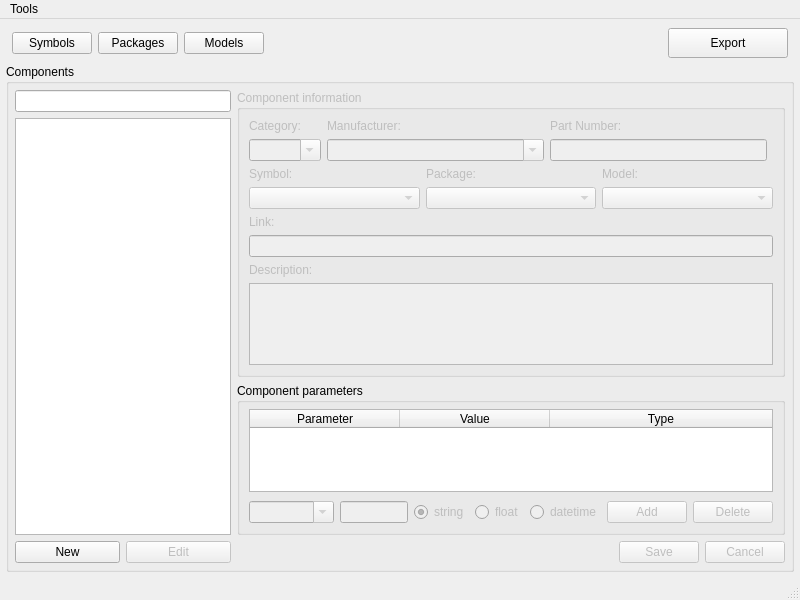
<?xml version="1.0" encoding="UTF-8"?>
<ui version="4.0">
 <class>MainWindow</class>
 <widget class="QMainWindow" name="MainWindow">
  <property name="geometry">
   <rect>
    <x>0</x>
    <y>0</y>
    <width>800</width>
    <height>600</height>
   </rect>
  </property>
  <property name="minimumSize">
   <size>
    <width>800</width>
    <height>600</height>
   </size>
  </property>
  <property name="windowTitle">
   <string>CrowdLibrary Manager</string>
  </property>
  <widget class="QWidget" name="centralwidget">
   <layout class="QVBoxLayout" name="verticalLayout_2">
    <property name="spacing">
     <number>3</number>
    </property>
    <property name="margin">
     <number>6</number>
    </property>
    <item>
     <widget class="QWidget" name="widget_footer" native="true">
      <layout class="QHBoxLayout" name="horisontalLayout_3">
       <property name="leftMargin">
        <number>6</number>
       </property>
       <property name="topMargin">
        <number>3</number>
       </property>
       <property name="rightMargin">
        <number>6</number>
       </property>
       <property name="bottomMargin">
        <number>3</number>
       </property>
       <item>
        <widget class="QPushButton" name="symbolButton">
         <property name="text">
          <string>Symbols</string>
         </property>
        </widget>
       </item>
       <item>
        <widget class="QPushButton" name="packageButton">
         <property name="text">
          <string>Packages</string>
         </property>
        </widget>
       </item>
       <item>
        <widget class="QPushButton" name="modelButton">
         <property name="text">
          <string>Models</string>
         </property>
        </widget>
       </item>
       <item>
        <spacer name="spacer_footer">
         <property name="orientation">
          <enum>Qt::Horizontal</enum>
         </property>
         <property name="sizeHint" stdset="0">
          <size>
           <width>520</width>
           <height>20</height>
          </size>
         </property>
        </spacer>
       </item>
       <item>
        <widget class="QPushButton" name="exportButton">
         <property name="minimumSize">
          <size>
           <width>120</width>
           <height>30</height>
          </size>
         </property>
         <property name="text">
          <string>Export</string>
         </property>
        </widget>
       </item>
      </layout>
     </widget>
    </item>
    <item>
     <widget class="QGroupBox" name="groupBox_body">
      <property name="sizePolicy">
       <sizepolicy hsizetype="Preferred" vsizetype="Preferred">
        <horstretch>0</horstretch>
        <verstretch>0</verstretch>
       </sizepolicy>
      </property>
      <property name="title">
       <string>Components</string>
      </property>
      <layout class="QHBoxLayout" name="horizontalLayout_2">
       <property name="margin">
        <number>6</number>
       </property>
       <item>
        <widget class="QWidget" name="listWidget" native="true">
         <property name="sizePolicy">
          <sizepolicy hsizetype="Maximum" vsizetype="Preferred">
           <horstretch>0</horstretch>
           <verstretch>0</verstretch>
          </sizepolicy>
         </property>
         <layout class="QVBoxLayout" name="verticalLayout">
          <property name="margin">
           <number>0</number>
          </property>
          <item>
           <widget class="QLineEdit" name="filterEdit"/>
          </item>
          <item>
           <widget class="QListWidget" name="componentList"/>
          </item>
          <item>
           <widget class="QWidget" name="buttonsWidgetLeft" native="true">
            <layout class="QHBoxLayout" name="horizontalLayout_4">
             <property name="margin">
              <number>0</number>
             </property>
             <item>
              <widget class="QPushButton" name="newButton">
               <property name="text">
                <string>New</string>
               </property>
              </widget>
             </item>
             <item>
              <widget class="QPushButton" name="editButton">
               <property name="enabled">
                <bool>false</bool>
               </property>
               <property name="text">
                <string>Edit</string>
               </property>
              </widget>
             </item>
            </layout>
           </widget>
          </item>
         </layout>
        </widget>
       </item>
       <item>
        <widget class="QWidget" name="infoWidget" native="true">
         <layout class="QVBoxLayout" name="verticalLayout_4">
          <property name="margin">
           <number>0</number>
          </property>
          <item>
           <widget class="QGroupBox" name="infoTopWidget">
            <property name="enabled">
             <bool>false</bool>
            </property>
            <property name="sizePolicy">
             <sizepolicy hsizetype="MinimumExpanding" vsizetype="Preferred">
              <horstretch>0</horstretch>
              <verstretch>0</verstretch>
             </sizepolicy>
            </property>
            <property name="title">
             <string>Component information</string>
            </property>
            <layout class="QGridLayout" name="gridLayout">
             <item row="5" column="0" colspan="2">
              <widget class="QWidget" name="boxWidget" native="true">
               <layout class="QGridLayout" name="gridLayout_2">
                <property name="margin">
                 <number>0</number>
                </property>
                <item row="1" column="1">
                 <widget class="QComboBox" name="symbolBox"/>
                </item>
                <item row="1" column="2">
                 <widget class="QComboBox" name="packageBox"/>
                </item>
                <item row="1" column="3">
                 <widget class="QComboBox" name="modelBox"/>
                </item>
                <item row="0" column="1">
                 <widget class="QLabel" name="symbolLabel">
                  <property name="text">
                   <string>Symbol:</string>
                  </property>
                 </widget>
                </item>
                <item row="0" column="2">
                 <widget class="QLabel" name="packageLabel">
                  <property name="text">
                   <string>Package:</string>
                  </property>
                 </widget>
                </item>
                <item row="0" column="3">
                 <widget class="QLabel" name="modelLabel">
                  <property name="text">
                   <string>Model:</string>
                  </property>
                 </widget>
                </item>
               </layout>
              </widget>
             </item>
             <item row="1" column="0" rowspan="2">
              <widget class="QWidget" name="idWidget" native="true">
               <layout class="QGridLayout" name="gridLayout_3">
                <property name="margin">
                 <number>0</number>
                </property>
                <item row="1" column="1">
                 <widget class="QComboBox" name="manufacturerBox">
                  <property name="sizePolicy">
                   <sizepolicy hsizetype="Expanding" vsizetype="Fixed">
                    <horstretch>0</horstretch>
                    <verstretch>0</verstretch>
                   </sizepolicy>
                  </property>
                  <property name="editable">
                   <bool>true</bool>
                  </property>
                 </widget>
                </item>
                <item row="1" column="0">
                 <widget class="QComboBox" name="categoryBox">
                  <property name="editable">
                   <bool>true</bool>
                  </property>
                 </widget>
                </item>
                <item row="0" column="0">
                 <widget class="QLabel" name="categoryLabel">
                  <property name="text">
                   <string>Category:</string>
                  </property>
                 </widget>
                </item>
                <item row="0" column="1">
                 <widget class="QLabel" name="manufacturerLabel">
                  <property name="text">
                   <string>Manufacturer:</string>
                  </property>
                 </widget>
                </item>
                <item row="1" column="2">
                 <widget class="QLineEdit" name="partnumberEdit"/>
                </item>
                <item row="0" column="2">
                 <widget class="QLabel" name="partnumberLabel">
                  <property name="text">
                   <string>Part Number:</string>
                  </property>
                 </widget>
                </item>
               </layout>
              </widget>
             </item>
             <item row="9" column="0" colspan="2">
              <widget class="QPlainTextEdit" name="descriptionEdit">
               <property name="sizePolicy">
                <sizepolicy hsizetype="Expanding" vsizetype="Expanding">
                 <horstretch>0</horstretch>
                 <verstretch>0</verstretch>
                </sizepolicy>
               </property>
              </widget>
             </item>
             <item row="6" column="0">
              <widget class="QLabel" name="linkLabel">
               <property name="text">
                <string>Link:</string>
               </property>
              </widget>
             </item>
             <item row="7" column="0" colspan="2">
              <widget class="QLineEdit" name="linkEdit"/>
             </item>
             <item row="8" column="0">
              <widget class="QLabel" name="descriptionLabel">
               <property name="text">
                <string>Description:</string>
               </property>
              </widget>
             </item>
            </layout>
           </widget>
          </item>
          <item>
           <widget class="QGroupBox" name="infoMiddleWidget">
            <property name="title">
             <string>Component parameters</string>
            </property>
            <layout class="QVBoxLayout" name="verticalLayout_3">
             <property name="spacing">
              <number>3</number>
             </property>
             <property name="topMargin">
              <number>6</number>
             </property>
             <property name="bottomMargin">
              <number>3</number>
             </property>
             <item>
              <widget class="QTableWidget" name="parametersTable">
               <property name="sizePolicy">
                <sizepolicy hsizetype="Expanding" vsizetype="Expanding">
                 <horstretch>0</horstretch>
                 <verstretch>0</verstretch>
                </sizepolicy>
               </property>
               <property name="alternatingRowColors">
                <bool>true</bool>
               </property>
               <property name="selectionBehavior">
                <enum>QAbstractItemView::SelectRows</enum>
               </property>
               <attribute name="horizontalHeaderDefaultSectionSize">
                <number>150</number>
               </attribute>
               <attribute name="horizontalHeaderHighlightSections">
                <bool>false</bool>
               </attribute>
               <attribute name="horizontalHeaderStretchLastSection">
                <bool>true</bool>
               </attribute>
               <attribute name="verticalHeaderVisible">
                <bool>false</bool>
               </attribute>
               <attribute name="verticalHeaderDefaultSectionSize">
                <number>21</number>
               </attribute>
               <attribute name="verticalHeaderHighlightSections">
                <bool>false</bool>
               </attribute>
               <column>
                <property name="text">
                 <string>Parameter</string>
                </property>
               </column>
               <column>
                <property name="text">
                 <string>Value</string>
                </property>
               </column>
               <column>
                <property name="text">
                 <string>Type</string>
                </property>
               </column>
              </widget>
             </item>
             <item>
              <widget class="QWidget" name="parameterButtonsWidget" native="true">
               <property name="enabled">
                <bool>false</bool>
               </property>
               <layout class="QHBoxLayout" name="horizontalLayout_6">
                <property name="leftMargin">
                 <number>0</number>
                </property>
                <property name="topMargin">
                 <number>6</number>
                </property>
                <property name="rightMargin">
                 <number>0</number>
                </property>
                <property name="bottomMargin">
                 <number>6</number>
                </property>
                <item>
                 <widget class="QComboBox" name="parameterBox">
                  <property name="editable">
                   <bool>true</bool>
                  </property>
                  <property name="currentIndex">
                   <number>-1</number>
                  </property>
                  <item>
                   <property name="text">
                    <string>Value</string>
                   </property>
                  </item>
                  <item>
                   <property name="text">
                    <string>Tolerance</string>
                   </property>
                  </item>
                  <item>
                   <property name="text">
                    <string>Class</string>
                   </property>
                  </item>
                  <item>
                   <property name="text">
                    <string>Voltage</string>
                   </property>
                  </item>
                 </widget>
                </item>
                <item>
                 <widget class="QLineEdit" name="valueEdit"/>
                </item>
                <item>
                 <widget class="QRadioButton" name="stringRadio">
                  <property name="text">
                   <string>string</string>
                  </property>
                  <property name="checked">
                   <bool>true</bool>
                  </property>
                 </widget>
                </item>
                <item>
                 <widget class="QRadioButton" name="floatRadio">
                  <property name="text">
                   <string>float</string>
                  </property>
                 </widget>
                </item>
                <item>
                 <widget class="QRadioButton" name="datetimeRadio">
                  <property name="text">
                   <string>datetime</string>
                  </property>
                 </widget>
                </item>
                <item>
                 <widget class="QPushButton" name="addButton">
                  <property name="text">
                   <string>Add</string>
                  </property>
                 </widget>
                </item>
                <item>
                 <widget class="QPushButton" name="delButton">
                  <property name="text">
                   <string>Delete</string>
                  </property>
                 </widget>
                </item>
               </layout>
              </widget>
             </item>
            </layout>
           </widget>
          </item>
          <item>
           <widget class="QWidget" name="infoBottomWidget" native="true">
            <property name="enabled">
             <bool>false</bool>
            </property>
            <layout class="QVBoxLayout" name="verticalLayout_5">
             <property name="margin">
              <number>0</number>
             </property>
             <item>
              <widget class="QWidget" name="buttonsWidgetRight" native="true">
               <layout class="QHBoxLayout" name="horizontalLayout_5">
                <property name="margin">
                 <number>0</number>
                </property>
                <item>
                 <spacer name="horizontalSpacer">
                  <property name="orientation">
                   <enum>Qt::Horizontal</enum>
                  </property>
                  <property name="sizeHint" stdset="0">
                   <size>
                    <width>40</width>
                    <height>20</height>
                   </size>
                  </property>
                 </spacer>
                </item>
                <item>
                 <widget class="QPushButton" name="saveButton">
                  <property name="text">
                   <string>Save</string>
                  </property>
                 </widget>
                </item>
                <item>
                 <widget class="QPushButton" name="cancelButton">
                  <property name="text">
                   <string>Cancel</string>
                  </property>
                 </widget>
                </item>
               </layout>
              </widget>
             </item>
            </layout>
           </widget>
          </item>
         </layout>
        </widget>
       </item>
      </layout>
     </widget>
    </item>
   </layout>
  </widget>
  <widget class="QMenuBar" name="menubar">
   <property name="geometry">
    <rect>
     <x>0</x>
     <y>0</y>
     <width>800</width>
     <height>21</height>
    </rect>
   </property>
   <widget class="QMenu" name="menuTools">
    <property name="title">
     <string>Tools</string>
    </property>
    <addaction name="actionSettings"/>
    <addaction name="separator"/>
    <addaction name="actionExit"/>
   </widget>
   <addaction name="menuTools"/>
  </widget>
  <widget class="QStatusBar" name="statusbar"/>
  <action name="actionSettings">
   <property name="text">
    <string>Settings...</string>
   </property>
  </action>
  <action name="actionExit">
   <property name="text">
    <string>Exit</string>
   </property>
  </action>
 </widget>
 <resources/>
 <connections/>
</ui>
